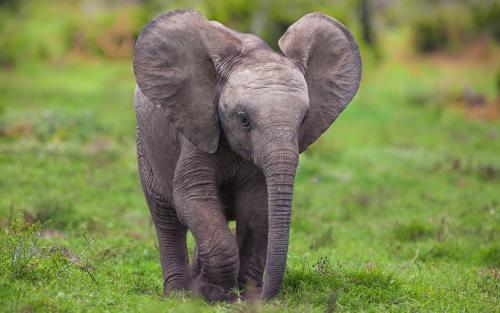
#> input picture _4.python/__code/大數據淘金術：Python機器學習高手實彈演練/elephant.jpg, 500 x 313 px, found by its file name
$ python opencv8c_createTrackbar.py
#> lines starting #> are read from the running program, lines starting #| are printed output that depends on the picture; after the words box and inside, x2 and y2 are one past the last pixel; in counts of white or black regions, pixels touching at a corner belong together; pictures that were not available may be replaced by others from this repository, and a replacement may not be noted
"""
OpenCV之控件 Trackbar
滑桿 ( Trackbar ) 又稱作滑動條、Slider bar，是一種可以用滑鼠調整數值的 UI 介面

cv2.createTrackbar()
cv2.setTrackbarPos()
cv2.getTrackbarPos()


# Trackbar 範例
def do_trackbar_event3(val):
    print(val, end=" ")

cv2.createTrackbar("Trackbar", "opencv", 0, 255, do_trackbar_event3)
cv2.setTrackbarPos("Trackbar", "opencv", THRESHOLD)  # 預設

"""
import sys
import cv2
import numpy as np
import matplotlib.pyplot as plt

W = 640
H = 480

ESC = 27
SPACE = 32

print("------------------------------------------------------------")  # 60個

print("Trackbar之使用")

filename = "C:/_git/vcs/_4.python/_data/elephant.jpg"

image = cv2.imread(filename)
#> image is the input picture: shape (313, 500, 3); mean B, G, R 82.1, 132.9, 124.4

cv2.imshow("ImageShow", image)


def do_trackbar_event1(val):
    print("數值 :", val, end=" ")


# cv2.createTrackbar('滑桿名稱', '視窗名稱', min, max, fn)
# min 最小值 ( 最小為 0，不可為負值 )
# max 最大值
# fn 滑桿數值改變時要執行的函式
# 加入滑桿 0 ~ 200, 預設 100
cv2.createTrackbar("TrackbarName", "ImageShow", 0, 200, do_trackbar_event1)
#> slider 'TrackbarName' is set to 66
cv2.setTrackbarPos("TrackbarName", "ImageShow", 100)

# 取得Trackbar數值
value = cv2.getTrackbarPos("TrackbarName", "ImageShow")

do_trackbar_event1(value)  # 套用一次設定值

keycode = cv2.waitKey(0)
#> (key Esc is pressed here)
cv2.destroyAllWindows()

print("------------------------------------------------------------")  # 60個

print("調色盤")


def do_trackbar_event2(x):
    r = cv2.getTrackbarPos("R", "image")
    g = cv2.getTrackbarPos("G", "image")
    b = cv2.getTrackbarPos("B", "image")
    s = cv2.getTrackbarPos(switch, "image")
    if s == 0:
        img[:] = 0
    else:
        img[:] = [b, g, r]
    cv2.imshow("image", img)


# Create a black image, a window
img = np.zeros((240, 180, 3), np.uint8)
cv2.namedWindow("image", cv2.WINDOW_NORMAL)

# create trackbars for color change
cv2.createTrackbar("R", "image", 0, 255, do_trackbar_event2)
#> slider 'R' is set to 85
cv2.createTrackbar("G", "image", 0, 255, do_trackbar_event2)
#> slider 'G' is set to 85
cv2.createTrackbar("B", "image", 0, 255, do_trackbar_event2)
#> slider 'B' is set to 85

# create switch for ON/OFF functionality
switch = "0 : OFF \n1 : ON"
cv2.createTrackbar(switch, "image", 0, 1, do_trackbar_event2)
#> slider '0 : OFF \n1 : ON' is set to 1
cv2.setTrackbarPos(switch, "image", 1)

while 1:
    k = cv2.waitKey(1) & 0xFF
#> (key Esc is pressed here)
    if k == ESC:
        break

keycode = cv2.waitKey(0)
#> (key Esc is pressed here)
cv2.destroyAllWindows()

print("------------------------------------------------------------")  # 60個
print("------------------------------------------------------------")  # 60個

print("測試cv2視窗的Trackbar")

filename = "C:/_git/vcs/_4.python/_data/elephant.jpg"
image = cv2.imread(filename, cv2.IMREAD_GRAYSCALE)
#> image: shape (313, 500); min 6, max 233, mean 124.6
# image = cv2.imread(filename)

cv2.namedWindow("TrackbarTest", cv2.WND_PROP_AUTOSIZE)

cv2.imshow("TrackbarTest", image)

MAX_VALUE = 80
MIN_VALUE = 30  # 無效，看起來最小值一定要0
initial_value = 40


def do_trackbar_event4(_value):
    print("數值 :", _value, end=" ")


do_trackbar_event4(initial_value)  # 做一次

cv2.createTrackbar("value", "TrackbarTest", MIN_VALUE, MAX_VALUE, do_trackbar_event4)
cv2.setTrackbarPos("value", "TrackbarTest", initial_value)  # 預設

cv2.waitKey(0)
cv2.destroyAllWindows()

print("------------------------------------------------------------")  # 60個

print("Trackbar之使用")

# HSL即色相、飽和度、亮度（英語：Hue, Saturation, Lightness）

filename = "C:/_git/vcs/_4.python/opencv/data/rgb512.bmp"

image = cv2.imread(filename, cv2.IMREAD_COLOR)
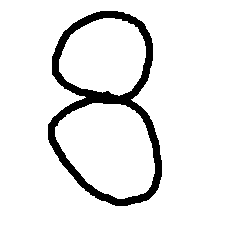
#> input picture _4.python/opencv/8.bmp, 240 x 240 px, given in place of rgb512.bmp, which was not available
#> image is the input picture: shape (240, 240, 3); 92.4% white; 1 black region, box (x1, y1, x2, y2) and area: (48, 11, 162, 206) 4395
cv2.imshow("image", image)

# 圖像歸一化，且轉換為浮點型
fImg = image.astype(np.float32)
fImg = fImg / 255.0

# 顏色空間轉換
hlsImg = cv2.cvtColor(fImg, cv2.COLOR_BGR2HLS)
#> hlsImg: shape (240, 240, 3) float32; mean of channels 0, 1, 2 0, 0.924, 0
lightness = 100
saturation = 100
MAX_VALUE = 100

cv2.namedWindow("RGB_HLS", cv2.WINDOW_AUTOSIZE)


def do_trackbar_event5(*arg):
    pass


cv2.createTrackbar("Lightness", "RGB_HLS", lightness, MAX_VALUE, do_trackbar_event5)
cv2.createTrackbar("Saturation", "RGB_HLS", saturation, MAX_VALUE, do_trackbar_event5)

# 調整飽和度和亮度後的效果
lsImg = np.zeros(image.shape, np.float32)

# 調整飽和度和亮度
while True:
    hlsCopy = np.copy(hlsImg)  # 複製原始影像
    # 得到 亮度 和 飽和度 的值
    lightness = cv2.getTrackbarPos("Lightness", "RGB_HLS")
    saturation = cv2.getTrackbarPos("Saturation", "RGB_HLS")
    # print(lightness, saturation)

    # 調整亮度和飽和度（線性變換）
    hlsCopy[:, :, 1] = (1.0 + lightness / float(MAX_VALUE)) * hlsCopy[:, :, 1]
#> hlsCopy: shape (240, 240, 3) float32; mean of channels 0, 1, 2 0, 1.85, 0
    hlsCopy[:, :, 1][hlsCopy[:, :, 1] > 1] = 1

    hlsCopy[:, :, 2] = (1.0 + saturation / float(MAX_VALUE)) * hlsCopy[:, :, 2]
    hlsCopy[:, :, 2][hlsCopy[:, :, 2] > 1] = 1

    # HLS2BGR
    lsImg = cv2.cvtColor(hlsCopy, cv2.COLOR_HLS2BGR)

    # 顯示調整後的效果
    cv2.imshow("RGB_HLS", lsImg)

    # 保存結果
    lsImg = lsImg * 255
    lsImg = lsImg.astype(np.uint8)

    k = cv2.waitKey(1)
#> (key Esc is pressed here)
    if k == ESC:
        break

cv2.destroyAllWindows()

print("------------------------------------------------------------")  # 60個
print("------------------------------------------------------------")  # 60個

filename = "C:/_git/vcs/_4.python/_data/elephant.jpg"

image = cv2.imread(filename)
cv2.imshow("ImageProcessing", image)

contrast = 0  # 初始化要調整對比度的數值
brightness = 0  # 初始化要調整亮度的數值
cv2.imshow("ImageProcessing", image)


# 定義調整亮度對比的函式
def adjust(i, c, b):
    output = i * (c / 100 + 1) - c + b  # 轉換公式
    output = np.clip(output, 0, 255)
    output = np.uint8(output)
    cv2.imshow("ImageProcessing", output)


# 定義調整亮度函式
def brightness_fn(val):
    # print('取得 亮度 :', val)
    global image, contrast, brightness
    brightness = val - 100
    adjust(image, contrast, brightness)


# 定義調整對比度函式
def contrast_fn(val):
    # print('取得 對比度 :', val)
    global image, contrast, brightness
    contrast = val - 100
    adjust(image, contrast, brightness)


# 加入亮度調整滑桿 0 ~ 200, 預設 100
#                   控件名稱        視窗名稱        min max  動作名稱
cv2.createTrackbar("brightness", "ImageProcessing", 0, 200, brightness_fn)
#> slider 'brightness' is set to 66
#                   控件名稱        視窗名稱        設定值
cv2.setTrackbarPos("brightness", "ImageProcessing", 100)

# 加入對比度調整滑桿 0 ~ 200, 預設 100
cv2.createTrackbar("contrast", "ImageProcessing", 0, 200, contrast_fn)
#> slider 'contrast' is set to 66
cv2.setTrackbarPos("contrast", "ImageProcessing", 100)

cv2.waitKey(0)
cv2.destroyAllWindows()

print("------------------------------------------------------------")  # 60個

print("對比度增強1")

image = cv2.imread(filename)

MAX_VALUE = 120
value = 120

# 調整對比度後，圖像的效果顯示窗口
cv2.namedWindow("contrast", cv2.WND_PROP_AUTOSIZE)


# 調整系數，觀察圖像的變化
def callback_contrast(_value):
    # 通過線性運算，調整圖像對比度
#> called with _value = 120
    a = float(_value) / 40.0
    contrastImage = a * image
    contrastImage[contrastImage > 255] = 255
    contrastImage = np.round(contrastImage)
    contrastImage = contrastImage.astype(np.uint8)
    cv2.imshow("contrast", contrastImage)


callback_contrast(value)  # 套用一次設定值

cv2.createTrackbar("value", "contrast", value, MAX_VALUE, callback_contrast)

cv2.waitKey(0)
cv2.destroyAllWindows()

print("------------------------------------------------------------")  # 60個

print("對比度增強4 gamma")

image = cv2.imread(filename, cv2.IMREAD_GRAYSCALE)
image = cv2.imread(filename)

MAX_VALUE = 200
value = 40
segValue = float(value)
# 伽馬調整需要先將圖像歸一化
image_0_1 = image / 255.0
# 伽馬調整後的圖像顯示窗口
cv2.namedWindow("gamma_contrast", cv2.WND_PROP_AUTOSIZE)


# 調整 gamma 值，觀察圖像的變換
def callback_contrast(_value):
#> called with _value = 40
    gamma = float(_value) / segValue
    contrastImage = np.power(image_0_1, gamma)
    cv2.imshow("gamma_contrast", contrastImage)
    # 保存伽馬調整的結果
    contrastImage *= 255
    contrastImage = np.round(contrastImage)
    contrastImage = contrastImage.astype(np.uint8)


callback_contrast(value)  # 套用一次設定值

cv2.createTrackbar("value", "gamma_contrast", value, MAX_VALUE, callback_contrast)

cv2.waitKey(0)
cv2.destroyAllWindows()

print("------------------------------------------------------------")  # 60個
print("------------------------------------------------------------")  # 60個

print("圖像平滑 meanBlur")

from scipy import signal


# 均值平滑
def meanBlur(image, H, W, _boundary="fill", _fillvalue=0):
    # H、W均不為零
#> called with H = 3, W = 3, _boundary = 'symm', _fillvalue = 0
    if H == 0 or W == 0:
        print("W or H is not zero")
        return image

    # -------沒有對均值平滑算子進行分離
    # meanKernel = 1.0/(H*W)*np.ones([H,W],np.float32)
    # result = signal.convolve2d(image,meanKernel,mode='same',boundary = _boundary,fillvalue=_fillvalue)
    # -----卷積後進行數據類型轉換,得到均值平滑的結果
    # result = result.astype(np.uint8)
    # return result

    # 因為均值算子是可分離的卷積核，根據卷積運算的結合律
    # 可以先進行水平方向的卷積，
    # 再進行垂直方向的卷積
    # 首先水平方向的均值平滑
    meanKernel_x = 1.0 / W * np.ones([1, W], np.float32)
    i_conv_mk_x = signal.convolve2d(
        image, meanKernel_x, mode="same", boundary=_boundary, fillvalue=_fillvalue
    )
    # 然後對得到的水平卷積的結果再進行垂直方向的卷積
    meanKernel_y = 1.0 / H * np.ones([H, 1], np.float32)
    i_conv_xy = signal.convolve2d(
        i_conv_mk_x, meanKernel_y, mode="same", boundary=_boundary, fillvalue=_fillvalue
    )
    i_conv_xy = np.round(i_conv_xy)
    # 卷積後的結果進行數據類型轉換，得到均值平滑的結果
    result = i_conv_xy.astype(np.uint8)
    return result


filename = "C:/_git/vcs/_4.python/_data/elephant.jpg"
image = cv2.imread(filename, cv2.IMREAD_GRAYSCALE)

# 均值濾波卷積核的寬高均設為 2*halfWinSize+1
halfWinSize = 1
MAX_HALFWINSIZE = 20
cv2.namedWindow("meanBlur", 1)


# 回調函數，均值濾波
def callback_meanBlur(_halfWinSize):
    result = meanBlur(
        image,
        2 * _halfWinSize + 1,
        2 * _halfWinSize + 1,
        _boundary="symm",
        _fillvalue=0,
    )
    cv2.imshow("meanBlur", result)


callback_meanBlur(halfWinSize)
cv2.createTrackbar(
    "winSize/2", "meanBlur", halfWinSize, MAX_HALFWINSIZE, callback_meanBlur
)

latexImage = meanBlur(image, 29, 29, "symm")

cv2.waitKey(0)
cv2.destroyAllWindows()

print("------------------------------------------------------------")  # 60個

print("邊緣檢測 scharr")

from scipy import signal


def scharr(I, _boundary="symm"):
    # I 與 scharr_x 的 same 卷積
#> called with _boundary = 'symm'
    scharr_x = np.array([[3, 0, -3], [10, 0, -10], [3, 0, -3]], np.float32)
    I_x = signal.convolve2d(I, scharr_x, mode="same", boundary="symm")
    # I 與 scharr_y 的same 卷積
    scharr_y = np.array([[3, 10, 3], [0, 0, 0], [-3, -10, -3]], np.float32)
    I_y = signal.convolve2d(I, scharr_y, mode="same", boundary="symm")
    return (I_x, I_y)


filename = "C:/_git/vcs/_4.python/_data/elephant.jpg"
image = cv2.imread(filename, cv2.IMREAD_GRAYSCALE)

# 求卷積
# i_conv_sch_x = scharr(image,1,0,_boundary='symm') 改掉
# i_conv_sch_y = scharr(image,0,1,_boundary='symm') 改掉
i_conv_sch_x, i_conv_sch_y = scharr(image)

# 取絕對值,分別得到水平方向和垂直方向的邊緣強度
abs_i_conv_sch_x = np.abs(i_conv_sch_x)
abs_i_conv_sch_y = np.abs(i_conv_sch_y)

# 水平方向和垂直方向的邊緣強度的灰度級顯示
edge_x = abs_i_conv_sch_x.copy()
edge_y = abs_i_conv_sch_y.copy()
edge_x[edge_x > 255] = 255
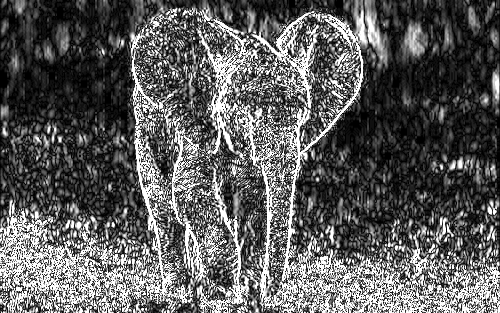
#> edge_x: shape (313, 500) float32; min 0, max 255, mean 93.1
edge_y[edge_y > 255] = 255
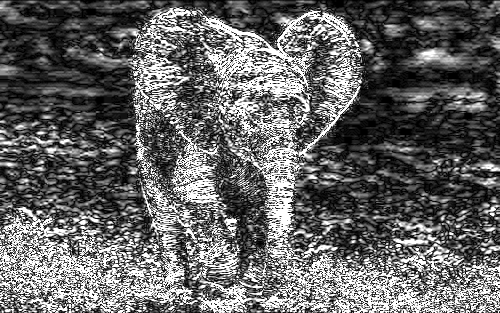
#> edge_y: shape (313, 500) float32; min 0, max 255, mean 101
edge_x = edge_x.astype(np.uint8)
edge_y = edge_y.astype(np.uint8)
cv2.imshow("edge_x", edge_x)
cv2.imshow("edge_y", edge_y)

# 根據水平方向和垂直方向的邊緣強度,求最終的邊緣強度
# 有多種方式，這里使用平方根形式
edge = np.sqrt(np.power(abs_i_conv_sch_x, 2) + np.power(abs_i_conv_sch_y, 2))
# 最終的邊緣強度的灰度級顯示
edge[edge > 255] = 255
edge = np.round(edge)
edge = edge.astype(np.uint8)
cv2.imshow("edge", edge)
# 經過閾值處理的邊緣顯示
cv2.namedWindow("thresh_edge", 1)
MAX_THRESH = 255
thresh = 255


# 回調函數，閾值處理
def callback_thresh(_thresh):
#> called with _thresh = 255
    threshEdge = edge.copy()
    threshEdge[threshEdge < _thresh] = 0
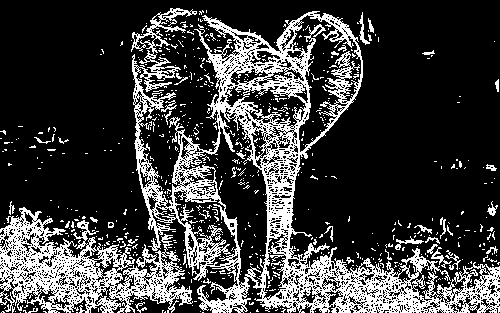
#> threshEdge: shape (313, 500); 23.8% white in thin lines or dots
    threshEdge[threshEdge >= _thresh] = 255
    cv2.imshow("thresh_edge", threshEdge)


callback_thresh(thresh)
cv2.createTrackbar("thresh", "thresh_edge", thresh, MAX_THRESH, callback_thresh)

# 模擬鉛筆素描
pencilSketch = edge.copy()
pencilSketch = 255 - pencilSketch
pencilSketch[pencilSketch < 100] = 100
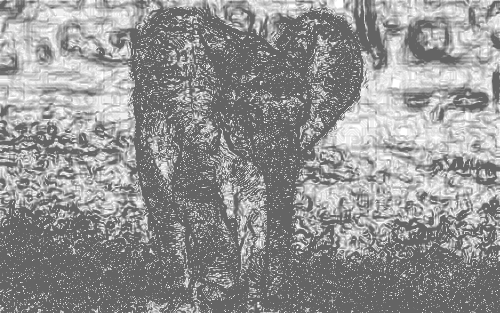
#> pencilSketch: shape (313, 500); min 100, max 255, mean 146.2
cv2.imshow("pencilSketch", pencilSketch)

cv2.waitKey(0)
cv2.destroyAllWindows()

print("------------------------------------------------------------")  # 60個

print("邊緣檢測 Kirsch")

"""
Krisch邊緣檢測算法:
krisch(image,_boundary='fill',_fillvalue=0)
其中:邊緣處理的方式_boundary包括：'symm','wrap','fill',
且當__boundary='fill'時,填充值默認為零_fillvalue=0
"""

filename = "C:/_git/vcs/_4.python/_data/elephant.jpg"

from scipy import signal


def krisch(image, _boundary="fill", _fillvalue=0):
    # 第一步:8個krisch邊緣卷積算子分別和圖像矩陣進行卷積,然後分別取絕對值得到邊緣強度
    # 存儲8個方向的邊緣強度
#> called with _boundary = 'symm', _fillvalue = 0
    list_edge = []
    # 圖像矩陣和k1進行卷積,然後取絕對值（即:得到邊緣強度）
    k1 = np.array([[5, 5, 5], [-3, 0, -3], [-3, -3, -3]])
    image_k1 = signal.convolve2d(
        image, k1, mode="same", boundary=_boundary, fillvalue=_fillvalue
    )
    list_edge.append(np.abs(image_k1))
    # 圖像矩陣和k2進行卷積,然後取絕對值（即:得到邊緣強度）
    k2 = np.array([[-3, -3, -3], [-3, 0, -3], [5, 5, 5]])
    image_k2 = signal.convolve2d(
        image, k2, mode="same", boundary=_boundary, fillvalue=_fillvalue
    )
    list_edge.append(np.abs(image_k2))
    # 圖像矩陣和k3進行卷積,然後取絕對值（即:得到邊緣強度）
    k3 = np.array([[-3, 5, 5], [-3, 0, 5], [-3, -3, -3]])
    image_k3 = signal.convolve2d(
        image, k3, mode="same", boundary=_boundary, fillvalue=_fillvalue
    )
    list_edge.append(np.abs(image_k3))
    # 圖像矩陣和k4進行卷積,然後取絕對值（即:得到邊緣強度）
    k4 = np.array([[-3, -3, -3], [5, 0, -3], [5, 5, -3]])
    image_k4 = signal.convolve2d(
        image, k4, mode="same", boundary=_boundary, fillvalue=_fillvalue
    )
    list_edge.append(np.abs(image_k4))
    # 圖像矩陣和k5進行卷積,然後取絕對值（即:得到邊緣強度）
    k5 = np.array([[-3, -3, 5], [-3, 0, 5], [-3, -3, 5]])
    image_k5 = signal.convolve2d(
        image, k5, mode="same", boundary=_boundary, fillvalue=_fillvalue
    )
    list_edge.append(np.abs(image_k5))
    # 圖像矩陣和k6進行卷積,然後取絕對值（即:得到邊緣強度）
    k6 = np.array([[5, -3, -3], [5, 0, -3], [5, -3, -3]])
    image_k6 = signal.convolve2d(
        image, k6, mode="same", boundary=_boundary, fillvalue=_fillvalue
    )
    list_edge.append(np.abs(image_k6))
    # 圖像矩陣和k7進行卷積,然後取絕對值（即:得到邊緣強度）
    k7 = np.array([[-3, -3, -3], [-3, 0, 5], [-3, 5, 5]])
    image_k7 = signal.convolve2d(
        image, k7, mode="same", boundary=_boundary, fillvalue=_fillvalue
    )
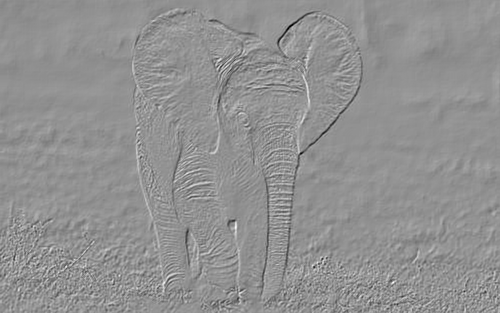
#> image_k7: shape (313, 500) int64; min -1568, max 1175, mean -0.2; drawn with min black and max white
    list_edge.append(np.abs(image_k7))
    # 圖像矩陣和k8進行卷積,然後取絕對值（即:得到邊緣強度）
    k8 = np.array([[5, 5, -3], [5, 0, -3], [-3, -3, -3]])
    image_k8 = signal.convolve2d(
        image, k8, mode="same", boundary=_boundary, fillvalue=_fillvalue
    )
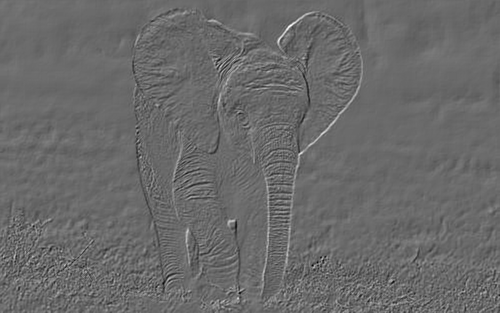
#> image_k8: shape (313, 500) int64; min -1209, max 1686, mean 0.2; drawn with min black and max white
    list_edge.append(np.abs(image_k8))
    # 第二步：對上述8個方向的邊緣強度,對應位置取最大值，作為圖像最後的邊緣強度
    edge = list_edge[0]
    for i in range(len(list_edge)):
        edge = edge * (edge >= list_edge[i]) + list_edge[i] * (edge < list_edge[i])
#> this loop made 8 passes
    return edge


image = cv2.imread(filename, cv2.IMREAD_GRAYSCALE)

edge = krisch(image, _boundary="symm")
# 邊緣強度的灰度級顯示
rows, cols = edge.shape
#> rows = 313; cols = 500
for r in range(rows):
    for c in range(cols):
        if edge[r][c] > 255:
            edge[r][c] = 255
edge = edge.astype(np.uint8)
cv2.imshow("edge", edge)
# 經過閾值處理的邊緣顯示
cv2.namedWindow("thresh_edge", 1)
MAX_THRESH = 255
thresh = 255


# 回調函數，閾值處理
def callback_thresh(_thresh):
    threshEdge = edge.copy()
    threshEdge[threshEdge < _thresh] = 0
    threshEdge[threshEdge >= _thresh] = 255
    cv2.imshow("thresh_edge", threshEdge)


callback_thresh(thresh)
cv2.createTrackbar("thresh", "thresh_edge", thresh, MAX_THRESH, callback_thresh)

# 模擬素描
pencilSketch = edge.copy()
pencilSketch = 255 - pencilSketch
pencilSketch[pencilSketch < 50] = 50
cv2.imshow("pencilSketch", pencilSketch)

cv2.waitKey(0)
cv2.destroyAllWindows()

print("------------------------------------------------------------")  # 60個
print("------------------------------------------------------------")  # 60個


print("------------------------------------------------------------")  # 60個
print("------------------------------------------------------------")  # 60個


print("------------------------------------------------------------")  # 60個
print("作業完成")
print("------------------------------------------------------------")  # 60個
sys.exit()
#> (the program exits here)
